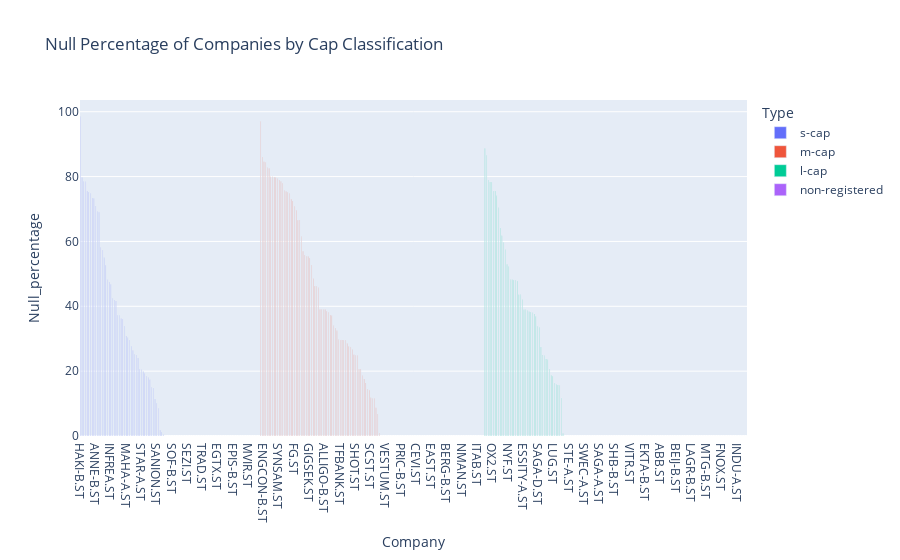

The cell this chart's notebook holds for it:
### Code cell
fig = px.bar(df_null_percentage, x='Company', y='Null_percentage', color='Type',
             labels={'Null_percentage': 'Null_percentage'},
             title='Null Percentage of Companies by Cap Classification',
             hover_data=['Company', 'Null_percentage', 'Type'])
fig.update_layout(barmode='group', xaxis_title='Company', yaxis_title='Null_percentage')
fig.show()

### Figure 1 — Plotly figure (JSON) as saved in the notebook; plotly's stock layout.template omitted (floating-point values rounded to 4 significant figures; data arrays with more than 128 entries replaced by an {"elided": "..."} marker saying what was removed)
{"data": [{"alignmentgroup": "True", "customdata": [["s-cap"], ["s-cap"], ["s-cap"], ["s-cap"], ["s-cap"], ["s-cap"], ["s-cap"], ["s-cap"], ["s-cap"], ["s-cap"], ["s-cap"], ["s-cap"], ["s-cap"], ["s-cap"], ["s-cap"], ["s-cap"], ["s-cap"], ["s-cap"], ["s-cap"], ["s-cap"], ["s-cap"], ["s-cap"], ["s-cap"], ["s-cap"], ["s-cap"], ["s-cap"], ["s-cap"], ["s-cap"], ["s-cap"], ["s-cap"], ["s-cap"], ["s-cap"], ["s-cap"], ["s-cap"], ["s-cap"], ["s-cap"], ["s-cap"], ["s-cap"], ["s-cap"], ["s-cap"], ["s-cap"], ["s-cap"], ["s-cap"], ["s-cap"], ["s-cap"], ["s-cap"], ["s-cap"], ["s-cap"], ["s-cap"], ["s-cap"], ["s-cap"], ["s-cap"], ["s-cap"], ["s-cap"], ["s-cap"], ["s-cap"], ["s-cap"], ["s-cap"], ["s-cap"], ["s-cap"], ["s-cap"], ["s-cap"], ["s-cap"], ["s-cap"], ["s-cap"], ["s-cap"], ["s-cap"], ["s-cap"], ["s-cap"], ["s-cap"], ["s-cap"], ["s-cap"], ["s-cap"], ["s-cap"], ["s-cap"], ["s-cap"], ["s-cap"], ["s-cap"], ["s-cap"], ["s-cap"], ["s-cap"], ["s-cap"], ["s-cap"], ["s-cap"], ["s-cap"], ["s-cap"], ["s-cap"], ["s-cap"], ["s-cap"], ["s-cap"], ["s-cap"], ["s-cap"], ["s-cap"], ["s-cap"], ["s-cap"], ["s-cap"], ["s-cap"], ["s-cap"], ["s-cap"], ["s-cap"], ["s-cap"], ["s-cap"], ["s-cap"], ["s-cap"], ["s-cap"], ["s-cap"]], "hovertemplate": "Type=%{customdata[0]}<br>Company=%{x}<br>Null_percentage=%{y}<extra></extra>", "legendgroup": "s-cap", "marker": {"color": "#636efa", "pattern": {"shape": ""}}, "name": "s-cap", "offsetgroup": "s-cap", "orientation": "v", "showlegend": true, "textposition": "auto", "type": "bar", "x": ["HAKI-B.ST", "SFAB.ST", "NETEL.ST", "NORB-B.ST", "WTW-A.ST", "SLEEP.ST", "ARPL.ST", "PIERCE.ST", "ACRI-B.ST", "ANNE-B.ST", "WBGR-B.ST", "QLIRO.ST", "SEAF.ST", "K2A-B.ST", "ACE.ST", "QLINEA.ST", "PENG-B.ST", "OVZON.ST", "INFREA.ST", "FNM.ST", "BALCO.ST", "XSPRAY.ST", "ATIC.ST", "ISOFOL.ST", "IRLAB-A.ST", "ONCO.ST", "ATORX.ST", "MAHA-A.ST", "SYNACT.ST", "B3.ST", "IBT-B.ST", "XBRANE.ST", "VICO.ST", "IMMNOV.ST", "NICA.ST", "NIL-B.ST", "STAR-A.ST", "TRANS.ST", "TOBII.ST", "CANTA.ST", "ACRI-A.ST", "ELTEL.ST", "FASTAT.ST", "CBTT-B.ST", "BESQ.ST", "SANION.ST", "OP.ST", "NGS.ST", "IMMU.ST", "SGG.ST", "WISE.ST", "ORX.ST", "STAR-B.ST", "PION-B.ST", "SOF-B.ST", "STRAX.ST", "ORTI-B.ST", "ORTI-A.ST", "NTEK-B.ST", "SVIK.ST", "SVED-B.ST", "STWK.ST", "RIZZO-B.ST", "SEZI.ST", "SAFETY-B.ST", "SAS.ST", "VIVE.ST", "PREV-B.ST", "PROF-B.ST", "RAIL.ST", "SINT.ST", "SIVE.ST", "TRAD.ST", "PREC.ST", "CNCJO-B.ST", "BULTEN.ST", "CRAD-B.ST", "DEDI.ST", "BORG.ST", "ELON.ST", "ENRO.ST", "EGTX.ST", "DURC-B.ST", "DORO.ST", "BOUL.ST", "BONG.ST", "ANOT.ST", "ACTI.ST", "ABLI.ST", "BEGR.ST", "EPIS-B.ST", "MEAB-B.ST", "MOMENT.ST", "LAMM-B.ST", "MOB.ST", "MSAB-B.ST", "NELLY.ST", "MSON-A.ST", "NAXS.ST", "MVIR.ST", "MSON-B.ST", "KDEV.ST", "HAKI-A.ST", "FPIP.ST", "FING-B.ST", "IS.ST"], "xaxis": "x", "y": [98.44, 79.69, 78.5, 78.39, 75.59, 75.15, 74.79, 73.37, 73.23, 70.83, 69.27, 69.02, 58.15, 57.28, 54.96, 52.67, 48.2, 47.4, 46.75, 42.39, 41.85, 41.63, 37.27, 37.16, 36.25, 36.11, 33.82, 30.8, 30.29, 29.6, 27.72, 26.37, 25.14, 24.88, 24.08, 20.49, 20.45, 19.91, 19.29, 18.34, 17.94, 17.36, 14.93, 14.71, 11.41, 10.17, 8.572, 1.744, 1.126, 0.3996, 0, 0, 0, 0, 0, 0, 0, 0, 0, 0, 0, 0, 0, 0, 0, 0, 0, 0, 0, 0, 0, 0, 0, 0, 0, 0, 0, 0, 0, 0, 0, 0, 0, 0, 0, 0, 0, 0, 0, 0, 0, 0, 0, 0, 0, 0, 0, 0, 0, 0, 0, 0, 0, 0, 0, 0], "yaxis": "y"}, {"alignmentgroup": "True", "customdata": {"elided": "132x1 str values"}, "hovertemplate": "Type=%{customdata[0]}<br>Company=%{x}<br>Null_percentage=%{y}<extra></extra>", "legendgroup": "m-cap", "marker": {"color": "#EF553B", "pattern": {"shape": ""}}, "name": "m-cap", "offsetgroup": "m-cap", "orientation": "v", "showlegend": true, "textposition": "auto", "type": "bar", "x": {"elided": "132 str values"}, "xaxis": "x", "y": {"elided": "132 float values"}, "yaxis": "y"}, {"alignmentgroup": "True", "customdata": {"elided": "154x1 str values"}, "hovertemplate": "Type=%{customdata[0]}<br>Company=%{x}<br>Null_percentage=%{y}<extra></extra>", "legendgroup": "l-cap", "marker": {"color": "#00cc96", "pattern": {"shape": ""}}, "name": "l-cap", "offsetgroup": "l-cap", "orientation": "v", "showlegend": true, "textposition": "auto", "type": "bar", "x": {"elided": "154 str values"}, "xaxis": "x", "y": {"elided": "154 float values"}, "yaxis": "y"}, {"alignmentgroup": "True", "customdata": [["non-registered"]], "hovertemplate": "Type=%{customdata[0]}<br>Company=%{x}<br>Null_percentage=%{y}<extra></extra>", "legendgroup": "non-registered", "marker": {"color": "#ab63fa", "pattern": {"shape": ""}}, "name": "non-registered", "offsetgroup": "non-registered", "orientation": "v", "showlegend": true, "textposition": "auto", "type": "bar", "x": ["NOKIA-SEK.ST"], "xaxis": "x", "y": [0], "yaxis": "y"}], "layout": {"barmode": "group", "legend": {"title": {"text": "Type"}, "tracegroupgap": 0}, "title": {"text": "Null Percentage of Companies by Cap Classification"}, "xaxis": {"anchor": "y", "domain": [0, 1], "title": {"text": "Company"}}, "yaxis": {"anchor": "x", "domain": [0, 1], "title": {"text": "Null_percentage"}}}}
